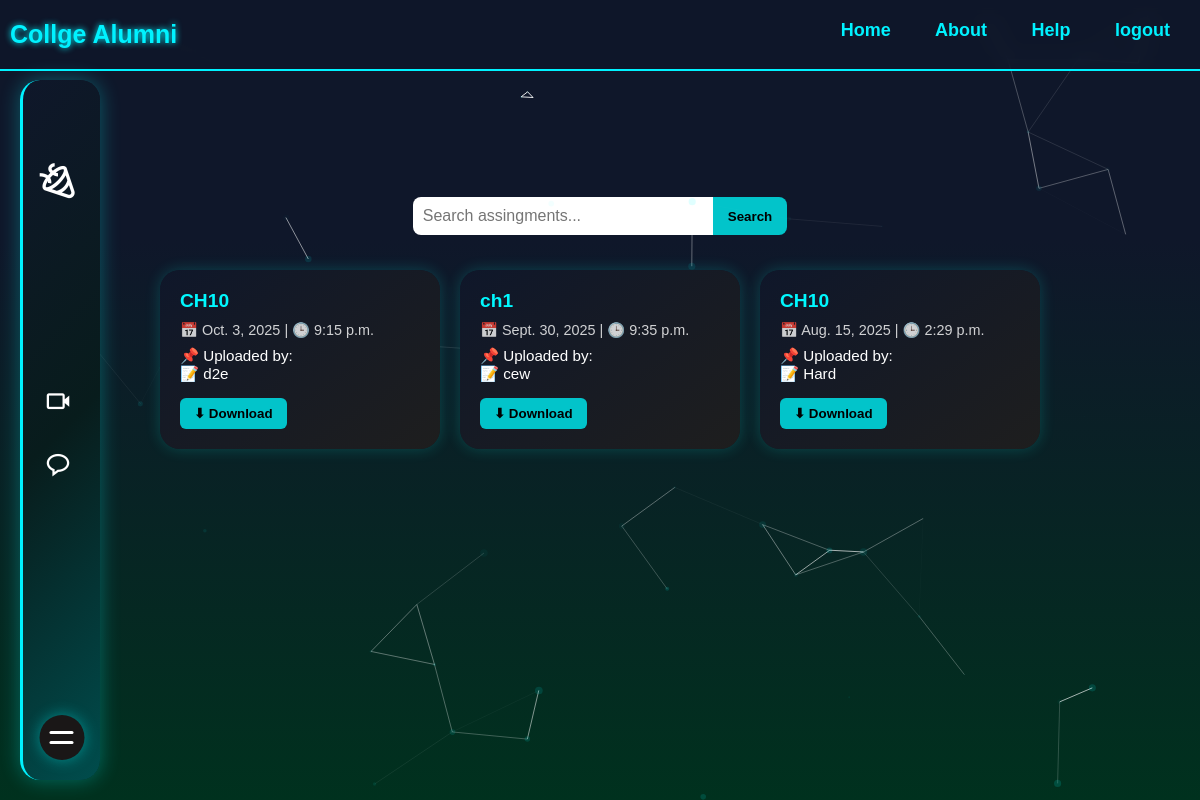
The app's page /show/assingment/ with its own data.
### collegeapp/models.py (models this page shows)
class Assingment(models.Model):
    assin=models.CharField(max_length=50)
    adescribe=models.TextField()
    adate=models.DateField()
    atime=models.TimeField()
    aupdatedby=models.CharField(max_length=50)
    afile=models.FileField(upload_to='notes/')
    asub=models.CharField(max_length=20)

### myfinal/views.py (the view)
# urls.py: path('show/assingment/',views.stu_assingment,name='stu_assingment'),
def stu_assingment(request):
    query = request.GET.get('q')
    assingments = Assingment.objects.all().order_by('-adate', '-atime')
    if query:
        assingments = assingments.filter(
            Q(assin__icontains=query) |
            Q(asub__icontains=query)
        )
    return render(request, 'stu_assingment.html', {
        'assingments': assingments,
        'query': query
    })

### templates/stu_assingment.html (shortened to what this page needs)
<!DOCTYPE html>
<html lang="en">
  {% load static %}
<head>
    <link rel="stylesheet" href="{% static 'event.css' %}">
    <link href='https://unpkg.com/boxicons@2.1.4/css/boxicons.min.css' rel='stylesheet'>
    <link rel="stylesheet" href="{% static 'style2.css' %}">
</head>
<body>
   <div id="particles-js"></div>
   <header class="header">
      <a href="#" class="logo">Collge Alumni</a>
        <nav class="navbar">
            <a href="{% url 'homestart'%}" style="--i:1">Home</a>
            <a href="{% url 'about'%}" style="--i:2">About</a>
            <a href="{% url 'help'%}"style="--i:3">Help</a>
            <a href="{% url 'logout'%}" style="--i:4">logout</a>
        </nav>
    </header>
    <div class="right-sec">
           <div class="navigation">
        <ul>
          <li>
            <a href="#">
            </a>
          </li>
          <li>
            <a href="{% url 'events'%}">
              <span class="icon">
                <i class='bx  bx-party bx-rotate-180 bx-flip-horizontal'
              style="font-size: 40px;"></i> </span>
            </a>
          </li>
          <li>
            <a href="{% url 'faculty'%}">
            </a>
          </li>
          <li>
            <a href="{% url 'stu_note'%}">
            </a>
          </li>
          <li>
            <a href="{% url 'stu_assingment'%}">
            </a>
          </li>
          <li>
            <a href="{% url 'show_courses'%}">
              <span class="icon">
              <i class='bx  bx-video' ></i></span>
            </a>
          </li>
          <li>
            <a href="{% url 'stu_notice'%}">
              <span class="icon">
                 <i class='bx  bx-message-rounded' ></i> </span>
            </a>
          </li>
        <div class="toggle">
        </div>
    </div>
<form method="GET" class="search-bar">
  <input type="text" name="q" placeholder="Search assingments..." value="{{query|default:''}}">
  <button type="submit">Search</button>
</form>
<div class="notes-container">
  {% for assingment in assingments %}
  <div class="note-card">
    <div class="title">{{assingment.assin}}</div>
    <div class="meta">📅 {{assingment.adate}} | 🕒 {{assingment.atime}}</div>
    <div class="desc">📌 Uploaded by: {{assingment.updatedby}} <br> 📝 {{assingment.adescribe}}</div>
    <div class="actions">
      <a href="{{assingment.afile.url}}" download>
        <button>⬇ Download</button>
      </a>
    </div>
  </div>
  {% empty %}
  <p style="grid-column:1/-1; text-align:center;">No Assignment Found.</p>
  {% endfor %}
</div>
</body>
</html>

### static/event.css (style rules this page uses)
:root { --neon-blue: #004d4d; --neon-pink: #ff00c8; --bg-dark: #0f172a; }
body { margin: 0; padding-top: 82px; font-family: 'Poppins', sans-serif; background: linear-gradient(to bottom, var(--bg-dark) 0%, var(--bg-dark) 30%, var(--neon-blue) 100%); color: #ffffff; }
#particles-js { position: fixed; top:0; left:0; width: 100%; height: 100%; z-index: 0; pointer-events: none; background: transparent; }

### static/style2.css (style rules this page uses)
:root { --neon-blue: #00f2ff; --neon-pink: #ff00c8; --bg-dark1: #0f172a; --bg-dark2: #081c1c; --bg-dark3: #004d4d; }
* { margin: 0; padding: 0; box-sizing: border-box; font-family: 'Poppins', sans-serif; }
body { min-height: 100vh; background: linear-gradient(135deg, var(--bg-dark1), var(--bg-dark2), var(--bg-dark3)); color: white; overflow-x: hidden; }
#particles-js { position: fixed; top: 0; left: 0; width: 100%; height: 100%; z-index: 0; }
.navigation { position: fixed; top: 80px; left: 20px; height: calc(100% - 100px); width: 80px; background: linear-gradient(135deg, var(--bg-dark1), var(--bg-dark2), var(--bg-dark3)); border-left: 3px solid var(--neon-blue); border-radius: 20px; overflow: hidden; box-shadow: 0 0 20px rgba(0,255,255,0.3); transition: 0.4s ease; z-index: 900; }
.navigation ul { margin-top: 20px; list-style: none; padding: 0; }
.navigation ul li { margin: 8px 0; }
.navigation ul li a { display: flex; align-items: center; padding: 12px 15px; color: white; border-radius: 12px; transition: 0.3s; text-decoration: none; }
.navigation .icon { font-size: 27px; min-width: 40px; text-align: center; }
.toggle { position: absolute; bottom: 20px; left: 50%; transform: translateX(-50%); width: 45px; height: 45px; background: #1a1717; border-radius: 50%; display: flex; justify-content: center; align-items: center; cursor: pointer; box-shadow: 0 0 15px rgba(0,255,255,0.4); }
.toggle::before, .toggle::after { content: ''; position: absolute; width: 24px; height: 3px; background: white; border-radius: 3px; transition: 0.4s; }
.toggle::before { transform: translateY(-5px); }
.toggle::after { transform: translateY(5px); }
.header { position: fixed; top: 0; width: 100%; padding: 20px 10px; background: rgba(15, 23, 42, 0.75); backdrop-filter: blur(8px); display: flex; justify-content: space-between; z-index: 100; border-bottom: 2px solid var(--neon-blue); }
.logo { font-size: 25px; color: var(--neon-blue); font-weight: 600; text-shadow: 0 0 6px var(--neon-blue); text-decoration: none; }
.navbar a { font-size: 18px; color: var(--neon-blue); font-weight: bold; transition: all 0.3s ease; text-decoration:none ; padding: 20px; }

### templates/stu_assingment.html (style rules this page uses)
body { margin: 0; font-family: 'Segoe UI', 'Poppins', sans-serif; background: linear-gradient(to bottom, #0f172a 0%, #0f172a 30%, #00311e 100%); color: white; min-height: 100vh; overflow-x: hidden; }
html { scroll-behavior: smooth; }
a { text-decoration: none; }
.search-bar { margin-top: 90px; display: flex; justify-content: center; padding: 15px; }
.search-bar input { width: 300px; padding: 10px; border-radius: 8px 0 0 8px; border: none; font-size: 1rem; outline: none; }
.search-bar button { padding: 10px 15px; background: #02c4ca; border: none; border-radius: 0 8px 8px 0; font-weight: bold; cursor: pointer; transition: all 0.3s ease; }
.notes-container { display: grid; grid-template-columns: repeat(auto-fit, minmax(280px, 280px)); gap: 20px; padding: 20px; justify-content: center; align-items: center; }
.note-card { background: linear-gradient(145deg, #0f172a, #1e1e1e); border-radius: 20px; padding: 20px; box-shadow: 0 0 15px rgba(3, 248, 236, 0.2); transition: all 0.3s ease; opacity: 0; transform: translateY(50px); }
.note-card.show { opacity: 1; transform: translateY(0); animation: fadeUp 0.6s ease forwards; }
.note-card .title { font-weight: bold; font-size: 1.2em; margin-bottom: 10px; color: #00f8ff; }
.note-card .meta { font-size: 0.9em; opacity: 0.8; margin-bottom: 8px; }
.note-card .desc { font-size: 0.95em; margin-bottom: 15px; }
.actions button { background: #02c4ca; border: none; color: black; padding: 8px 14px; border-radius: 6px; cursor: pointer; font-weight: bold; transition: all 0.3s ease; }
#particles-js { position: fixed; top:0; left:0; width: 100%; height: 100%; z-index: 0; pointer-events: none; background: transparent; }

### records on screen
Assingment: assin "CH10", adate "Oct. 3, 2025", atime "9:15 p.m.", adescribe "d2e"
Assingment: assin "ch1", adate "Sept. 30, 2025", atime "9:35 p.m.", adescribe "cew"
Assingment: assin "CH10", adate "Aug. 15, 2025", atime "2:29 p.m.", adescribe "Hard"
